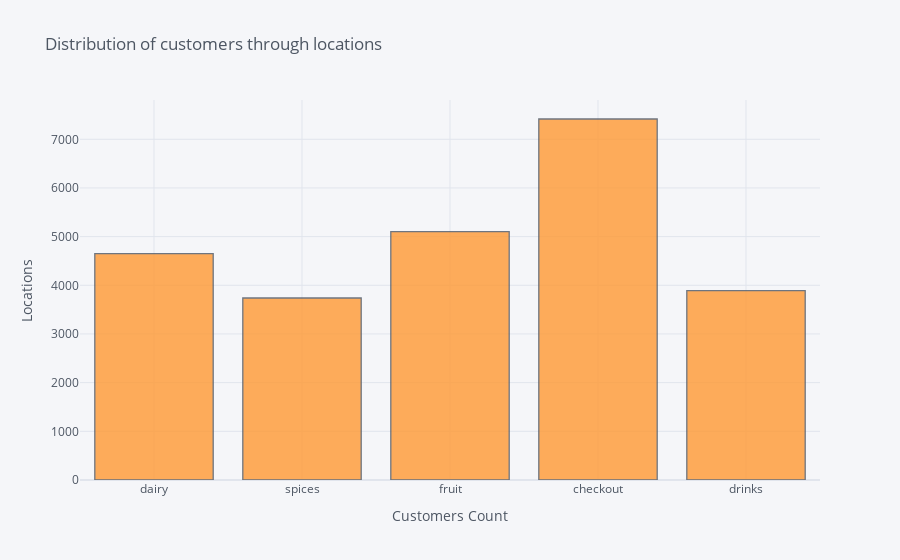

Notebook code cell kept with this figure:
### Code cell
df['location'].iplot(kind='hist', xTitle='Customers Count',
                  yTitle='Locations', title='Distribution of customers through locations')

### Figure 1 — Plotly figure (JSON) as saved in the notebook; plotly's stock layout.template omitted (floating-point values rounded to 4 significant figures; data arrays with more than 128 entries replaced by an {"elided": "..."} marker saying what was removed)
{"data": [{"histfunc": "count", "histnorm": "", "marker": {"color": "rgba(255, 153, 51, 1.0)", "line": {"color": "#4D5663", "width": 1.3}}, "name": "location", "opacity": 0.8, "orientation": "v", "type": "histogram", "x": {"elided": "24798 str values"}}], "layout": {"barmode": "overlay", "legend": {"bgcolor": "#F5F6F9", "font": {"color": "#4D5663"}}, "paper_bgcolor": "#F5F6F9", "plot_bgcolor": "#F5F6F9", "title": {"font": {"color": "#4D5663"}, "text": "Distribution of customers through locations"}, "xaxis": {"gridcolor": "#E1E5ED", "showgrid": true, "tickfont": {"color": "#4D5663"}, "title": {"font": {"color": "#4D5663"}, "text": "Customers Count"}, "zerolinecolor": "#E1E5ED"}, "yaxis": {"gridcolor": "#E1E5ED", "showgrid": true, "tickfont": {"color": "#4D5663"}, "title": {"font": {"color": "#4D5663"}, "text": "Locations"}, "zerolinecolor": "#E1E5ED"}}}
